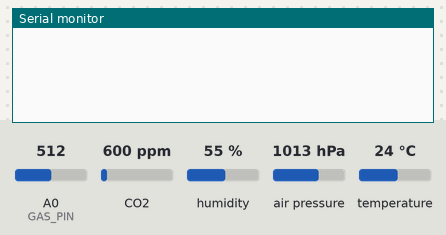
Bench run of a sketch on a simulated Arduino Uno, built with avr-gcc and run on an emulated ATmega328P. Shown: the last lines printed to the serial monitor. The test bench sets the inputs (shaded band); at power-on: CO2 600 ppm, A0 (GAS_PIN) = 512, humidity 55 %, air pressure 1013 hPa, temperature 24 °C.

Above: at 3.2 s.
3.3 s: CO2 set to 452 ppm
At 6.0 s:
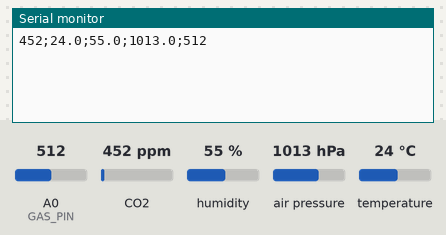
11.5 s: A0 (GAS_PIN) set to 716
At 15.4 s:
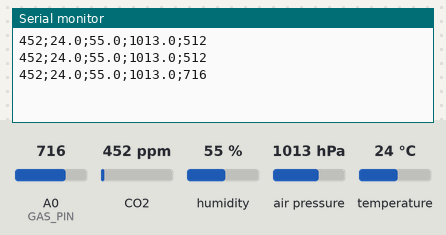
18.2 s: humidity set to 22 %
At 21.4 s:
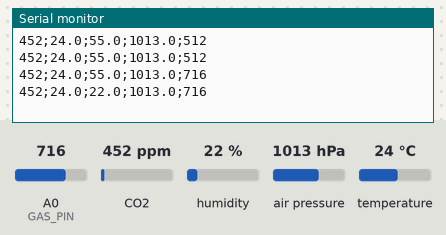
30.1 s: air pressure set to 952 hPa
At 30.8 s:
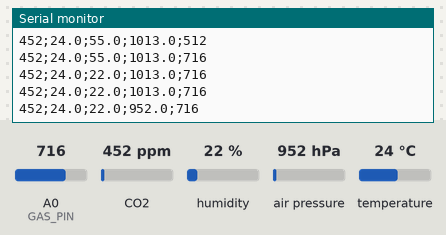
36.8 s: A0 (GAS_PIN) set to 992
At 41.4 s:
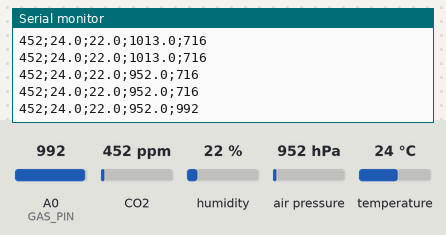
43.5 s: temperature set to 12 °C
At 46.1 s:
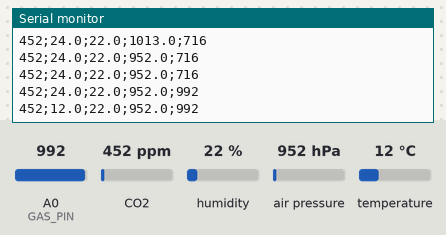
Timing chart, 0 to 47.6 s (numbered marks = the images above; inputs shaded):
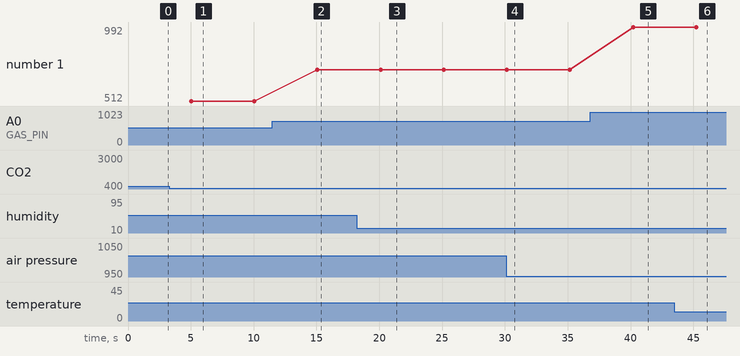

The sketch:

sketch_nov5a.ino
```cpp
#include <Wire.h>
#include <SoftwareSerial.h>
#include <Adafruit_Sensor.h>
#include <Adafruit_BME280.h>
#include <MHZ19.h>

// Pins für den MH-Z19C CO2-Sensor
#define MHZ_RX_PIN 10
#define MHZ_TX_PIN 11
// Pin für den MiCS-5524 Rohgas-Sensor
#define GAS_PIN A0
float no2 = 89.0;
float nh3 = 89.0;
float co = 89.0 ;
MHZ19 myMHZ19;
SoftwareSerial mhzSerial(MHZ_RX_PIN, MHZ_TX_PIN);
Adafruit_BME280 bme; // I2C-Instanz für BME280

unsigned long measurementTimer = 0;

void setup() {
  Serial.begin(9600);
  while (!Serial); // Warten auf Seriellen Monitor

  //Serial.println(F("=== Kombi-Sensor-Station gestartet ==="));

  // 1. Initialisiere MH-Z19C (UART)
  mhzSerial.begin(9600);
  myMHZ19.begin(mhzSerial);
  myMHZ19.autoCalibration(false); // Automatische Kalibrierung aus

  // 2. Initialisiere BME280 (I2C)
  if (!bme.begin(0x76)) {
    Serial.println(F("Kritischer Fehler: BME280 nicht gefunden! Verkabelung prüfen."));
    while (1); // Programm anhalten
  }

  //Serial.println(F("Beide Sensoren erfolgreich initialisiert. Warte auf erste Messung..."));
  //Serial.println(F("--------------------------------------------------"));
  delay(2000);
}

void loop() {
  // Alle 5 Sekunden (5000 ms) Daten auslesen
  if (millis() - measurementTimer >= 5000) {

    // Daten vom MH-Z19C holen
    int co2 = myMHZ19.getCO2();

    // Daten vom BME280 holen
    float tempBME = bme.readTemperature();
    float humidity = bme.readHumidity();
    float pressure = bme.readPressure() / 100.0F;

    // Rohwert vom MiCS-5524 (0-1023)
    int gas = analogRead(GAS_PIN);

    // Ausgabe im Seriellen Monitor
   /* Serial.print(F("CO2-Gehalt:   "));
    if (co2 > 0) {
      Serial.print(co2);
      Serial.println(F(" ppm"));
    } else {
      Serial.println(F("Fehler beim Lesen des MH-Z19C!"));
    }

    Serial.print(F("Temperatur:   "));
    Serial.print(tempBME, 1); // 1 Nachkommastelle
    Serial.println(F(" °C"));

    Serial.print(F("Luftfeuchte:  "));
    Serial.print(humidity, 1);
    Serial.println(F(" %"));

    Serial.print(F("Luftdruck:    "));
    Serial.print(pressure, 1);
    Serial.println(F(" hPa"));

    Serial.print(F("Rohgas:       "));
    Serial.println(gas);

    Serial.println(F("--------------------------------------------------"));
*/
    // Kompakter CSV-String: co2;temperatur;luftfeuchte;luftdruck;gas
    String csv = String(co2) + ";" + String(tempBME, 1) + ";" +
                 String(humidity, 1) + ";" + String(pressure, 1) + ";" +
                 String(gas);
    Serial.println(csv); // z.B. "650;23.2;45.4;1021.1;312"

    measurementTimer = millis();
  }
}
```

Measured:
- after the input at 3.3 s, the serial monitor: prints a new line after 1.7 s (image 1)
- after the input at 11.5 s, the serial monitor: prints a new line after 3.6 s (image 2)
- after the input at 18.2 s, the serial monitor: prints a new line after 1.9 s (image 3)
- after the input at 30.1 s, the serial monitor: prints a new line after 0.05 s (image 4)
- after the input at 36.8 s, the serial monitor: prints a new line after 3.4 s (image 5)
- after the input at 43.5 s, the serial monitor: prints a new line after 1.7 s (image 6)
- plotted number 1: 512 → 716 after the input at 11.5 s, 716 → 992 after the input at 36.8 s
